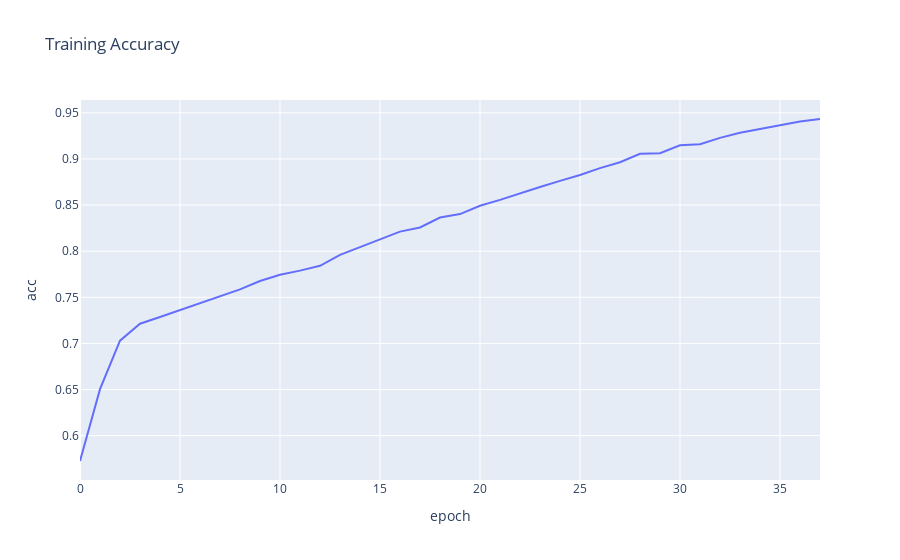

Write notebook code for a chart like this one.
### Code cell
fig_accuracy = px.line(train_log_df, x='epoch', y='acc', title='Training Accuracy')
fig_accuracy.show()

### Figure 1 — Plotly figure (JSON) as saved in the notebook; plotly's stock layout.template omitted (floating-point values rounded to 4 significant figures)
{"data": [{"hovertemplate": "epoch=%{x}<br>acc=%{y}<extra></extra>", "legendgroup": "", "line": {"color": "#636efa", "dash": "solid"}, "marker": {"symbol": "circle"}, "mode": "lines", "name": "", "orientation": "v", "showlegend": false, "x": [0, 1, 2, 3, 4, 5, 6, 7, 8, 9, 10, 11, 12, 13, 14, 15, 16, 17, 18, 19, 20, 21, 22, 23, 24, 25, 26, 27, 28, 29, 30, 31, 32, 33, 34, 35, 36, 37], "xaxis": "x", "y": [0.5725, 0.6505, 0.703, 0.7214, 0.7287, 0.7363, 0.7432, 0.7511, 0.7586, 0.7677, 0.7744, 0.7789, 0.7842, 0.7961, 0.8045, 0.8134, 0.8212, 0.8257, 0.8365, 0.8402, 0.8493, 0.8557, 0.863, 0.8696, 0.8762, 0.8827, 0.8901, 0.8965, 0.9056, 0.9063, 0.9147, 0.9159, 0.9229, 0.9284, 0.9325, 0.9362, 0.9407, 0.9433], "yaxis": "y", "type": "scatter"}], "layout": {"xaxis": {"anchor": "y", "domain": [0.0, 1.0], "title": {"text": "epoch"}}, "yaxis": {"anchor": "x", "domain": [0.0, 1.0], "title": {"text": "acc"}}, "legend": {"tracegroupgap": 0}, "title": {"text": "Training Accuracy"}}}
